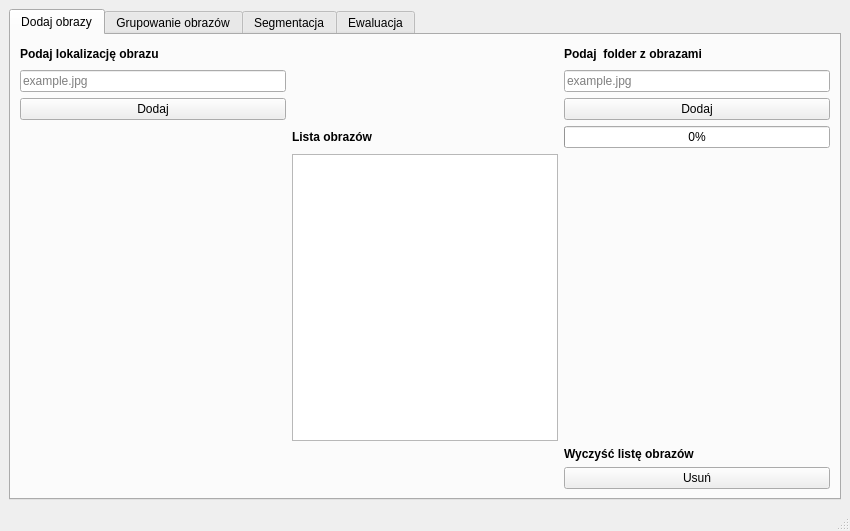
<?xml version="1.0" encoding="UTF-8"?>
<ui version="4.0">
 <class>MainWindow</class>
 <widget class="QMainWindow" name="MainWindow">
  <property name="geometry">
   <rect>
    <x>0</x>
    <y>0</y>
    <width>850</width>
    <height>531</height>
   </rect>
  </property>
  <property name="minimumSize">
   <size>
    <width>850</width>
    <height>500</height>
   </size>
  </property>
  <property name="windowTitle">
   <string>Image segmentation</string>
  </property>
  <widget class="QWidget" name="centralwidget">
   <property name="sizePolicy">
    <sizepolicy hsizetype="Expanding" vsizetype="Expanding">
     <horstretch>0</horstretch>
     <verstretch>0</verstretch>
    </sizepolicy>
   </property>
   <layout class="QGridLayout" name="gridLayout_10">
    <item row="0" column="0">
     <widget class="QTabWidget" name="tabWidget">
      <property name="currentIndex">
       <number>0</number>
      </property>
      <widget class="QWidget" name="tab1">
       <property name="sizePolicy">
        <sizepolicy hsizetype="Expanding" vsizetype="Expanding">
         <horstretch>0</horstretch>
         <verstretch>0</verstretch>
        </sizepolicy>
       </property>
       <property name="contextMenuPolicy">
        <enum>Qt::DefaultContextMenu</enum>
       </property>
       <attribute name="title">
        <string>Dodaj obrazy</string>
       </attribute>
       <layout class="QGridLayout" name="gridLayout_2">
        <item row="0" column="0">
         <layout class="QGridLayout" name="gridLayout">
          <item row="6" column="2">
           <widget class="QPushButton" name="delete_button">
            <property name="text">
             <string>Usuń</string>
            </property>
           </widget>
          </item>
          <item row="1" column="2">
           <widget class="QLineEdit" name="folder_text">
            <property name="text">
             <string/>
            </property>
            <property name="placeholderText">
             <string>example.jpg</string>
            </property>
           </widget>
          </item>
          <item row="3" column="1">
           <widget class="QLabel" name="label_2">
            <property name="font">
             <font>
              <weight>75</weight>
              <bold>true</bold>
             </font>
            </property>
            <property name="text">
             <string>Lista obrazów</string>
            </property>
           </widget>
          </item>
          <item row="0" column="1">
           <spacer name="horizontalSpacer">
            <property name="orientation">
             <enum>Qt::Horizontal</enum>
            </property>
            <property name="sizeHint" stdset="0">
             <size>
              <width>40</width>
              <height>20</height>
             </size>
            </property>
           </spacer>
          </item>
          <item row="4" column="0">
           <spacer name="verticalSpacer_2">
            <property name="orientation">
             <enum>Qt::Vertical</enum>
            </property>
            <property name="sizeHint" stdset="0">
             <size>
              <width>20</width>
              <height>40</height>
             </size>
            </property>
           </spacer>
          </item>
          <item row="3" column="2">
           <widget class="QProgressBar" name="progress_bar_list">
            <property name="value">
             <number>0</number>
            </property>
           </widget>
          </item>
          <item row="2" column="0">
           <widget class="QPushButton" name="add_one_image_button">
            <property name="text">
             <string>Dodaj</string>
            </property>
           </widget>
          </item>
          <item row="1" column="0">
           <widget class="QLineEdit" name="one_image_text">
            <property name="text">
             <string/>
            </property>
            <property name="placeholderText">
             <string>example.jpg</string>
            </property>
           </widget>
          </item>
          <item row="2" column="2">
           <widget class="QPushButton" name="add_folder_button">
            <property name="text">
             <string>Dodaj</string>
            </property>
           </widget>
          </item>
          <item row="5" column="2">
           <widget class="QLabel" name="label_4">
            <property name="font">
             <font>
              <weight>75</weight>
              <bold>true</bold>
             </font>
            </property>
            <property name="text">
             <string>Wyczyść listę obrazów</string>
            </property>
           </widget>
          </item>
          <item row="4" column="1">
           <widget class="QListView" name="list_of_images">
            <property name="viewMode">
             <enum>QListView::ListMode</enum>
            </property>
           </widget>
          </item>
          <item row="0" column="0">
           <widget class="QLabel" name="label">
            <property name="font">
             <font>
              <weight>75</weight>
              <bold>true</bold>
             </font>
            </property>
            <property name="text">
             <string>Podaj lokalizację obrazu</string>
            </property>
           </widget>
          </item>
          <item row="0" column="2">
           <widget class="QLabel" name="label_3">
            <property name="font">
             <font>
              <weight>75</weight>
              <bold>true</bold>
             </font>
            </property>
            <property name="text">
             <string>Podaj  folder z obrazami</string>
            </property>
           </widget>
          </item>
          <item row="2" column="1">
           <widget class="QLabel" name="wrong_data_error_label">
            <property name="text">
             <string/>
            </property>
            <property name="alignment">
             <set>Qt::AlignCenter</set>
            </property>
           </widget>
          </item>
         </layout>
        </item>
       </layout>
      </widget>
      <widget class="QWidget" name="tab2">
       <property name="sizePolicy">
        <sizepolicy hsizetype="Expanding" vsizetype="Expanding">
         <horstretch>0</horstretch>
         <verstretch>0</verstretch>
        </sizepolicy>
       </property>
       <property name="maximumSize">
        <size>
         <width>16777215</width>
         <height>16777215</height>
        </size>
       </property>
       <attribute name="title">
        <string>Grupowanie obrazów</string>
       </attribute>
       <layout class="QGridLayout" name="gridLayout_6">
        <item row="0" column="0">
         <layout class="QGridLayout" name="gridLayout_5">
          <property name="sizeConstraint">
           <enum>QLayout::SetDefaultConstraint</enum>
          </property>
          <item row="0" column="0">
           <layout class="QVBoxLayout" name="verticalLayout">
            <item>
             <widget class="QLabel" name="label_17">
              <property name="font">
               <font>
                <weight>75</weight>
                <bold>true</bold>
               </font>
              </property>
              <property name="text">
               <string>Wybierz metodę podziału</string>
              </property>
             </widget>
            </item>
            <item>
             <widget class="QCheckBox" name="check_box_edge">
              <property name="text">
               <string>Podział według krawedzi</string>
              </property>
             </widget>
            </item>
            <item>
             <widget class="QCheckBox" name="check_box_blurr">
              <property name="text">
               <string>Podział według rozmycia</string>
              </property>
             </widget>
            </item>
            <item>
             <widget class="QPushButton" name="button_divide">
              <property name="text">
               <string>Podziel</string>
              </property>
             </widget>
            </item>
            <item>
             <widget class="QProgressBar" name="progress_bar_groups">
              <property name="value">
               <number>0</number>
              </property>
             </widget>
            </item>
            <item>
             <spacer name="verticalSpacer">
              <property name="orientation">
               <enum>Qt::Vertical</enum>
              </property>
              <property name="sizeHint" stdset="0">
               <size>
                <width>20</width>
                <height>40</height>
               </size>
              </property>
             </spacer>
            </item>
            <item>
             <widget class="QLabel" name="label_5">
              <property name="font">
               <font>
                <weight>75</weight>
                <bold>true</bold>
               </font>
              </property>
              <property name="text">
               <string>Wyczyść podział</string>
              </property>
             </widget>
            </item>
            <item>
             <widget class="QPushButton" name="button_clear_divide">
              <property name="text">
               <string>Wyczyść</string>
              </property>
             </widget>
            </item>
           </layout>
          </item>
          <item row="0" column="2">
           <layout class="QGridLayout" name="gridLayout_11">
            <property name="sizeConstraint">
             <enum>QLayout::SetDefaultConstraint</enum>
            </property>
            <item row="0" column="0">
             <widget class="QLabel" name="label_group_a">
              <property name="text">
               <string>Grupa pierwsza</string>
              </property>
             </widget>
            </item>
            <item row="0" column="1">
             <widget class="QLabel" name="label_group_b">
              <property name="text">
               <string>Grupa druga</string>
              </property>
             </widget>
            </item>
            <item row="1" column="0">
             <widget class="QListWidget" name="list_widget_a"/>
            </item>
            <item row="1" column="1">
             <widget class="QListWidget" name="list_widget_b"/>
            </item>
           </layout>
          </item>
          <item row="0" column="1">
           <spacer name="horizontalSpacer_2">
            <property name="orientation">
             <enum>Qt::Horizontal</enum>
            </property>
            <property name="sizeType">
             <enum>QSizePolicy::MinimumExpanding</enum>
            </property>
            <property name="sizeHint" stdset="0">
             <size>
              <width>40</width>
              <height>20</height>
             </size>
            </property>
           </spacer>
          </item>
         </layout>
        </item>
       </layout>
      </widget>
      <widget class="QWidget" name="tab3">
       <property name="sizePolicy">
        <sizepolicy hsizetype="Expanding" vsizetype="Expanding">
         <horstretch>0</horstretch>
         <verstretch>0</verstretch>
        </sizepolicy>
       </property>
       <attribute name="title">
        <string>Segmentacja</string>
       </attribute>
       <layout class="QGridLayout" name="gridLayout_3">
        <item row="0" column="1">
         <layout class="QVBoxLayout" name="verticalLayout_3">
          <item>
           <widget class="QLabel" name="label_7">
            <property name="font">
             <font>
              <weight>75</weight>
              <bold>true</bold>
             </font>
            </property>
            <property name="text">
             <string>Wybierz zakres</string>
            </property>
           </widget>
          </item>
          <item>
           <widget class="QCheckBox" name="check_box_all">
            <property name="text">
             <string>Wszystkie</string>
            </property>
            <property name="checked">
             <bool>true</bool>
            </property>
           </widget>
          </item>
          <item>
           <widget class="QCheckBox" name="check_box_a">
            <property name="text">
             <string>Grupa pierwsza</string>
            </property>
           </widget>
          </item>
          <item>
           <widget class="QCheckBox" name="check_box_b">
            <property name="text">
             <string>Grupa druga</string>
            </property>
           </widget>
          </item>
         </layout>
        </item>
        <item row="5" column="1">
         <widget class="QPushButton" name="button_clear_segment">
          <property name="text">
           <string>Wyczyść</string>
          </property>
         </widget>
        </item>
        <item row="3" column="2">
         <layout class="QGridLayout" name="gridLayout_4">
          <item row="0" column="1">
           <widget class="QLabel" name="label_9">
            <property name="text">
             <string>Pola</string>
            </property>
           </widget>
          </item>
          <item row="0" column="0">
           <widget class="QLabel" name="label_8">
            <property name="text">
             <string>Krawędzie</string>
            </property>
           </widget>
          </item>
          <item row="1" column="0">
           <widget class="QListWidget" name="list_edges"/>
          </item>
          <item row="1" column="1">
           <widget class="QListWidget" name="list_regions"/>
          </item>
         </layout>
        </item>
        <item row="0" column="0">
         <layout class="QVBoxLayout" name="verticalLayout_2">
          <item>
           <widget class="QLabel" name="label_6">
            <property name="font">
             <font>
              <weight>75</weight>
              <bold>true</bold>
             </font>
            </property>
            <property name="text">
             <string>Wybierz typ</string>
            </property>
           </widget>
          </item>
          <item>
           <widget class="QCheckBox" name="check_box_edge_seg">
            <property name="text">
             <string>Krawędziowa</string>
            </property>
           </widget>
          </item>
          <item>
           <widget class="QCheckBox" name="check_box_water">
            <property name="text">
             <string>Wododziałowa</string>
            </property>
           </widget>
          </item>
          <item>
           <widget class="QCheckBox" name="check_box_region">
            <property name="text">
             <string>Regionowa</string>
            </property>
           </widget>
          </item>
         </layout>
        </item>
        <item row="3" column="0">
         <spacer name="verticalSpacer_4">
          <property name="orientation">
           <enum>Qt::Vertical</enum>
          </property>
          <property name="sizeHint" stdset="0">
           <size>
            <width>20</width>
            <height>40</height>
           </size>
          </property>
         </spacer>
        </item>
        <item row="5" column="0">
         <widget class="QPushButton" name="button_segment">
          <property name="text">
           <string>Segmentuj</string>
          </property>
         </widget>
        </item>
        <item row="5" column="2">
         <layout class="QHBoxLayout" name="horizontalLayout">
          <item>
           <widget class="QLabel" name="label_10">
            <property name="font">
             <font>
              <weight>75</weight>
              <bold>true</bold>
             </font>
            </property>
            <property name="text">
             <string>Podaj lokalizację zapisu</string>
            </property>
           </widget>
          </item>
          <item>
           <widget class="QLineEdit" name="text_save_location"/>
          </item>
          <item>
           <widget class="QPushButton" name="button_save">
            <property name="text">
             <string>Zapisz wyniki</string>
            </property>
           </widget>
          </item>
         </layout>
        </item>
        <item row="0" column="2">
         <widget class="QProgressBar" name="progress_bar_seg">
          <property name="value">
           <number>0</number>
          </property>
         </widget>
        </item>
       </layout>
      </widget>
      <widget class="QWidget" name="tab4">
       <attribute name="title">
        <string>Ewaluacja</string>
       </attribute>
       <layout class="QGridLayout" name="gridLayout_7">
        <item row="3" column="0" colspan="4">
         <layout class="QVBoxLayout" name="verticalLayout_7">
          <item>
           <widget class="QLabel" name="label_ev_results">
            <property name="font">
             <font>
              <weight>75</weight>
              <bold>true</bold>
             </font>
            </property>
            <property name="text">
             <string>Wyniki</string>
            </property>
           </widget>
          </item>
          <item>
           <widget class="QTableWidget" name="table_ev_results">
            <property name="minimumSize">
             <size>
              <width>0</width>
              <height>250</height>
             </size>
            </property>
            <property name="iconSize">
             <size>
              <width>50</width>
              <height>50</height>
             </size>
            </property>
            <property name="columnCount">
             <number>6</number>
            </property>
            <attribute name="horizontalHeaderCascadingSectionResizes">
             <bool>true</bool>
            </attribute>
            <attribute name="horizontalHeaderMinimumSectionSize">
             <number>39</number>
            </attribute>
            <attribute name="horizontalHeaderDefaultSectionSize">
             <number>125</number>
            </attribute>
            <attribute name="horizontalHeaderShowSortIndicator" stdset="0">
             <bool>false</bool>
            </attribute>
            <attribute name="horizontalHeaderStretchLastSection">
             <bool>true</bool>
            </attribute>
            <attribute name="verticalHeaderCascadingSectionResizes">
             <bool>false</bool>
            </attribute>
            <attribute name="verticalHeaderMinimumSectionSize">
             <number>40</number>
            </attribute>
            <attribute name="verticalHeaderStretchLastSection">
             <bool>false</bool>
            </attribute>
            <column>
             <property name="text">
              <string>Predykcja</string>
             </property>
            </column>
            <column>
             <property name="text">
              <string>Prawda</string>
             </property>
            </column>
            <column>
             <property name="text">
              <string>JI</string>
             </property>
            </column>
            <column>
             <property name="text">
              <string>F1</string>
             </property>
            </column>
            <column>
             <property name="text">
              <string>EVS</string>
             </property>
            </column>
            <column>
             <property name="text">
              <string>MSE</string>
             </property>
            </column>
           </widget>
          </item>
         </layout>
        </item>
        <item row="2" column="2" colspan="2">
         <widget class="QProgressBar" name="progressBar_evaluation">
          <property name="value">
           <number>0</number>
          </property>
         </widget>
        </item>
        <item row="1" column="1" colspan="2">
         <layout class="QVBoxLayout" name="verticalLayout_4">
          <item>
           <widget class="QLabel" name="label_ev_pred_folder">
            <property name="font">
             <font>
              <weight>75</weight>
              <bold>true</bold>
             </font>
            </property>
            <property name="text">
             <string>Folder z otrzymaną segmentacją       </string>
            </property>
           </widget>
          </item>
          <item>
           <widget class="QLineEdit" name="line_ev_pred_folder">
            <property name="text">
             <string>D:/GitHub/ImageSegmentation/results</string>
            </property>
           </widget>
          </item>
          <item>
           <spacer name="verticalSpacer_5">
            <property name="orientation">
             <enum>Qt::Vertical</enum>
            </property>
            <property name="sizeType">
             <enum>QSizePolicy::Preferred</enum>
            </property>
            <property name="sizeHint" stdset="0">
             <size>
              <width>20</width>
              <height>40</height>
             </size>
            </property>
           </spacer>
          </item>
         </layout>
        </item>
        <item row="0" column="0" rowspan="3">
         <layout class="QVBoxLayout" name="verticalLayout_6">
          <item>
           <widget class="QLabel" name="label_ev_algorithms">
            <property name="font">
             <font>
              <weight>75</weight>
              <bold>true</bold>
             </font>
            </property>
            <property name="text">
             <string>Wybierz algorytm</string>
            </property>
           </widget>
          </item>
          <item>
           <widget class="QCheckBox" name="check_ev_alg_jaccarda">
            <property name="text">
             <string>Jaccarda Index</string>
            </property>
           </widget>
          </item>
          <item>
           <widget class="QCheckBox" name="check_ev_alg_f1_score">
            <property name="text">
             <string>F1 Score</string>
            </property>
           </widget>
          </item>
          <item>
           <widget class="QCheckBox" name="check_ev_alg_evs">
            <property name="text">
             <string>Explained Varince Score</string>
            </property>
           </widget>
          </item>
          <item>
           <widget class="QCheckBox" name="check_ev_alg_mse">
            <property name="text">
             <string>Mean Squared Error</string>
            </property>
           </widget>
          </item>
          <item>
           <spacer name="verticalSpacer_3">
            <property name="orientation">
             <enum>Qt::Vertical</enum>
            </property>
            <property name="sizeType">
             <enum>QSizePolicy::Preferred</enum>
            </property>
            <property name="sizeHint" stdset="0">
             <size>
              <width>20</width>
              <height>40</height>
             </size>
            </property>
           </spacer>
          </item>
         </layout>
        </item>
        <item row="0" column="3" rowspan="2">
         <widget class="QTableWidget" name="tableWidget">
          <property name="columnCount">
           <number>3</number>
          </property>
          <row>
           <property name="text">
            <string>Grupa 1</string>
           </property>
          </row>
          <row>
           <property name="text">
            <string>Grupa 2</string>
           </property>
          </row>
          <column>
           <property name="text">
            <string>Seg 1</string>
           </property>
          </column>
          <column>
           <property name="text">
            <string>Seg 2</string>
           </property>
          </column>
          <column>
           <property name="text">
            <string>Seg 3</string>
           </property>
          </column>
         </widget>
        </item>
        <item row="0" column="1" colspan="2">
         <layout class="QVBoxLayout" name="verticalLayout_8">
          <item>
           <widget class="QLabel" name="label_ev_true_folder">
            <property name="font">
             <font>
              <weight>75</weight>
              <bold>true</bold>
             </font>
            </property>
            <property name="text">
             <string>Folder z prawdziwą segmentacją      </string>
            </property>
           </widget>
          </item>
          <item>
           <widget class="QLineEdit" name="line_ev_true_folder">
            <property name="text">
             <string>D:/GitHub/ImageSegmentation/ground truth/gray/human</string>
            </property>
           </widget>
          </item>
         </layout>
        </item>
        <item row="2" column="1">
         <widget class="QPushButton" name="pushButton_evaluation">
          <property name="text">
           <string>Ewaluacja</string>
          </property>
         </widget>
        </item>
       </layout>
      </widget>
     </widget>
    </item>
   </layout>
  </widget>
  <widget class="QStatusBar" name="statusbar"/>
 </widget>
 <resources/>
 <connections/>
</ui>
